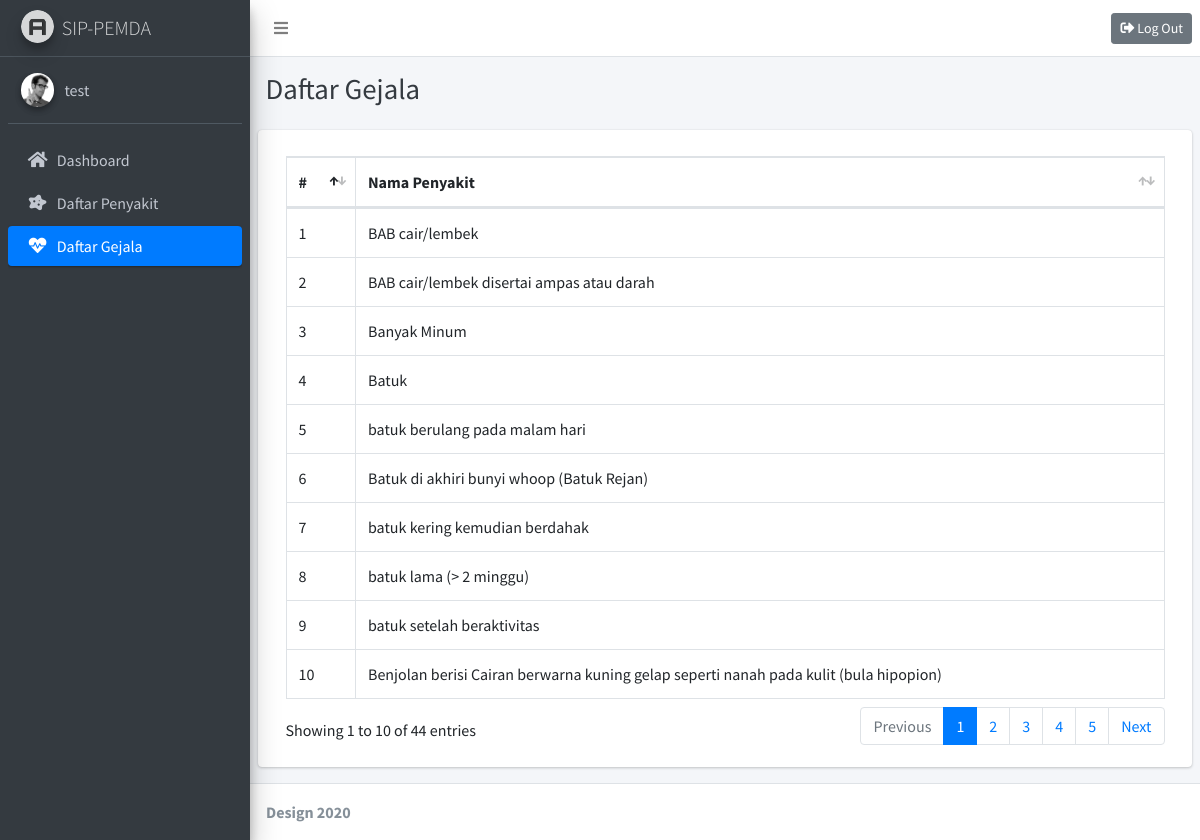
The app's page /pages/symptoms.php (signed in) with its own data.
### tables this page shows
CREATE TABLE `gejala` (
  `id` int(10) NOT NULL,
  `nama` varchar(255) NOT NULL
);

### pages/symptoms.php (the view, shortened to what this page needs)
<?php
  include '../connect.php';
  $query = "SELECT * FROM `gejala` ORDER BY `nama` ASC;";
  $sql = mysqli_query($mysqli, $query);
?>
<!DOCTYPE html>
<html>
  <head>
    <link rel="stylesheet" href="../plugins/fontawesome-free/css/all.min.css">
    <link rel="stylesheet" href="https://code.ionicframework.com/ionicons/2.0.1/css/ionicons.min.css">
    <link rel="stylesheet" href="../plugins/tempusdominus-bootstrap-4/css/tempusdominus-bootstrap-4.min.css">
    <link rel="stylesheet" href="../plugins/icheck-bootstrap/icheck-bootstrap.min.css">
    <link rel="stylesheet" href="../plugins/jqvmap/jqvmap.min.css">
    <link rel="stylesheet" href="../plugins/datatables-bs4/css/dataTables.bootstrap4.min.css">
    <link rel="stylesheet" href="../dist/css/adminlte.min.css">
    <link rel="stylesheet" href="../plugins/overlayScrollbars/css/OverlayScrollbars.min.css">
    <link rel="stylesheet" href="../plugins/daterangepicker/daterangepicker.css">
    <link rel="stylesheet" href="../plugins/summernote/summernote-bs4.css">
  </head>
  <body class="hold-transition sidebar-mini layout-fixed">
    <div class="wrapper">
      <nav class="main-header navbar navbar-expand navbar-white navbar-light">
        <ul class="navbar-nav">
          <li class="nav-item">
            <a class="nav-link" data-widget="pushmenu" href="#" role="button"><i class="fas fa-bars"></i></a>
          </li>
        </ul>
        <ul class="navbar-nav ml-auto">
          <li class="nav-item">
            <a class="btn btn-sm btn-secondary" href="../functions/logout.php">
              <i class="fas fa-sign-out-alt"></i>  Log Out
            </a>
          </li>
        </ul>
      </nav>
      <aside class="main-sidebar sidebar-dark-primary elevation-4">
        <a href="/sip_pemda" class="brand-link">
          <img src="../dist/img/AdminLTELogo.png" alt="AdminLTE Logo" class="brand-image img-circle elevation-3"
              style="opacity: .8">
          <span class="brand-text font-weight-light">SIP-PEMDA</span>
        </a>
        <div class="sidebar">
          <div class="user-panel mt-3 pb-3 mb-3 d-flex">
            <div class="image">
              <img src="../dist/img/user2-160x160.jpg" class="img-circle elevation-2" alt="User Image">
            </div>
            <div class="info">
              <a href="profil.php" class="d-block"><?php echo $_SESSION['username'] ?></a>
            </div>
          </div>
          <nav class="mt-2">
            <ul class="nav nav-pills nav-sidebar flex-column nav-child-indent" data-widget="treeview" role="menu" data-accordion="false">
              <li class="nav-item">
                <a href="dashboard.php" class="nav-link">
                  <i class="nav-icon fas fa-home"></i>
                  <p>
                    Dashboard
                  </p>
                </a>
              </li>
              <li class="nav-item">
                <a href="diseases.php" class="nav-link">
                  <i class="nav-icon fas fa-disease"></i>
                  <p>
                    Daftar Penyakit
                  </p>
                </a>
              </li>
              <li class="nav-item">
                <a href="symptoms.php" class="nav-link active">
                  <i class="nav-icon fas fa-heartbeat"></i>
                  <p>
                    Daftar Gejala
                  </p>
                </a>
              </li>
            </ul>
          </nav>
        </div>
      </aside>
      <div class="content-wrapper">
        <div class="content-header">
          <div class="container-fluid">
            <div class="row mb-2">
              <div class="col-sm-6">
                <h1 class="m-0 text-dark">Daftar Gejala</h1>
              </div>
            </div>
          </div>
        </div>
        <section class="content">
          <div class="container-fluid">
            <div class="row">
              <div class="card col-12">
                <div class="card-body">
                  <?php
                    if(mysqli_num_rows($sql) == 0){ ?>
                      Tidak ada data tentang Gejala
                  <?php
                    } else {
                  ?>
                    <table id="symptoms" class="table table-bordered table-hover">
                      <thead>
                        <tr>
                          <th>#</th>
                          <th>Nama Penyakit</th>
                        </tr>
                      </thead>
                      <tbody>
                        <?php
                          $number = 1;
                          while($datas = mysqli_fetch_assoc($sql)){
                        ?>
                        <tr>
                          <td><?php echo $number++; ?></td>
                          <td><?php echo $datas['nama']; ?></td>
                        </tr>
                        <?php } ?>
                      </tbody>
                    </table>
                  <?php
                    }
                  ?>
                </div>
              </div>
            </div>
          </div>
        </section>
      </div>
      <footer class="main-footer">
        <strong>Design 2020</strong>
      </footer>
    </div>
  </body>
</html>

### records on screen
gejala: nama "BAB cair/lembek"
gejala: nama "BAB cair/lembek disertai ampas atau darah"
gejala: nama "Banyak Minum"
gejala: nama "Batuk"
gejala: nama "batuk berulang pada malam hari"
gejala: nama "Batuk di akhiri bunyi whoop (Batuk Rejan)"
gejala: nama "batuk kering kemudian berdahak"
gejala: nama "batuk lama (> 2 minggu)"
gejala: nama "batuk setelah beraktivitas"
gejala: nama "Benjolan berisi Cairan berwarna kuning gelap seperti nanah pada kulit (bula hipopion)"

### other values on screen
$_SESSION['username'] "test"
